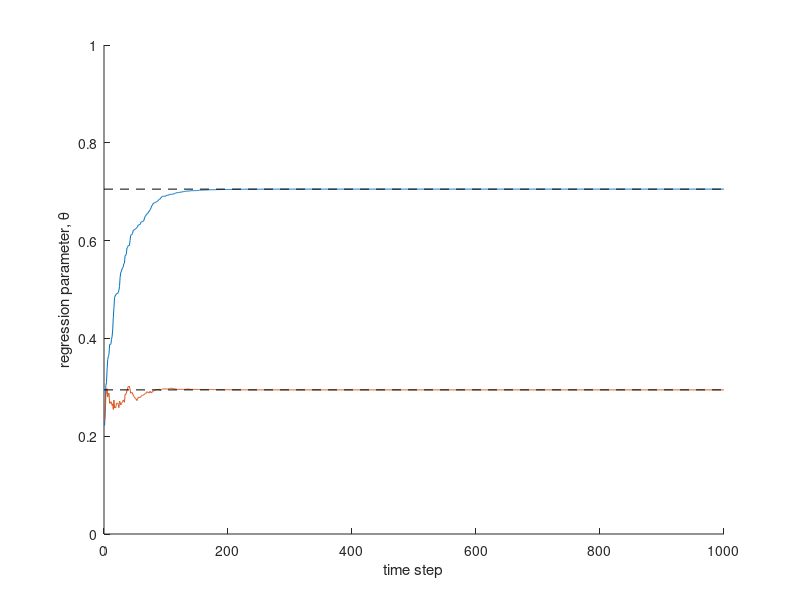
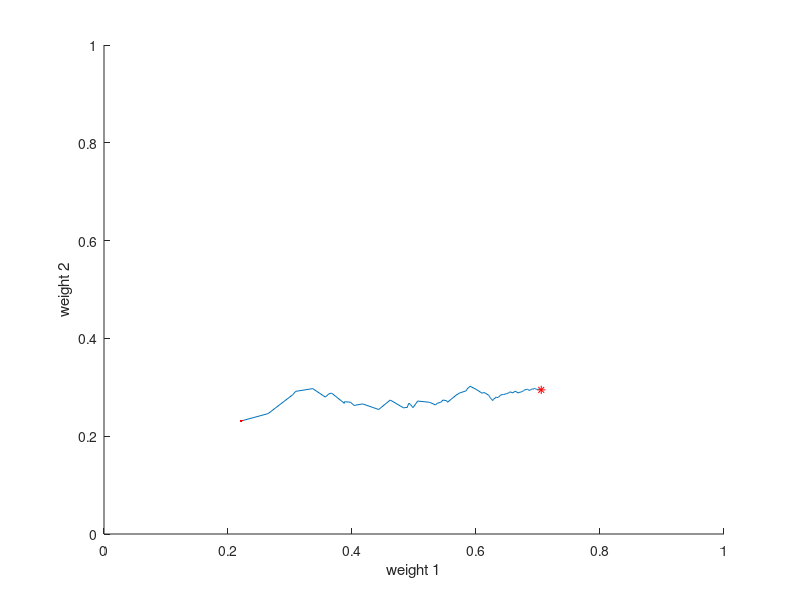

MATLAB code for these plots, in order:
clear


%% generative parameters ==================================================

% number of dimensions
D = 2;

% regression coefficients
beta = rand(D,1);
beta = beta / sum(beta);

% generative function for sampling stimuli 
% note stimulus values are between -1 and +1
gX = @() (rand(D,1)-0.5)*2;

% noise function
nZ = @() 0 * randn(1);


%% simulate ===============================================================
% initialize learning algorithm
theta = rand(D,1);

T = 1000;
alpha = 0.1;

for t = 1:T
    
    theta_store(:,t) = theta;
    
    % sample X for this trial
    X = gX();
    R = beta' * X + nZ();
    
    % compute prediction
    Rhat = theta' * X;
    
    %  compute prediction error
    delta = R - Rhat;
    
    % update
    theta = theta + alpha * delta * X;
    
end


figure(1); clf;  hold on;
plot(theta_store')
for i = 1:D
    plot([0 T], [1 1]*beta(i), 'k--')
end
ylim([0 1])
xlabel('time step')
ylabel('regression parameter, \theta')


figure(2); clf; hold on;
plot(theta_store(1,:), theta_store(2,:))
xlim([0 1]); ylim([0 1])
plot(theta_store(1,1), theta_store(2,1), 'r.')
plot(beta(1), beta(2), 'r*')
xlabel('weight 1')
ylabel('weight 2')
